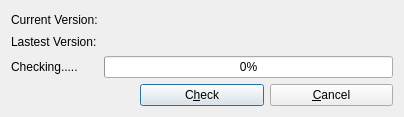
<?xml version="1.0" encoding="UTF-8"?>
<ui version="4.0">
 <class>UpdateDialog</class>
 <widget class="QDialog" name="UpdateDialog">
  <property name="geometry">
   <rect>
    <x>0</x>
    <y>0</y>
    <width>404</width>
    <height>117</height>
   </rect>
  </property>
  <property name="windowTitle">
   <string>Dialog</string>
  </property>
  <layout class="QVBoxLayout" name="verticalLayout">
   <item>
    <layout class="QGridLayout" name="gridLayout">
     <item row="0" column="0">
      <widget class="QLabel" name="label">
       <property name="text">
        <string>Current Version:</string>
       </property>
      </widget>
     </item>
     <item row="0" column="1">
      <widget class="QLabel" name="label_2">
       <property name="text">
        <string/>
       </property>
      </widget>
     </item>
     <item row="1" column="0">
      <widget class="QLabel" name="label_3">
       <property name="text">
        <string>Lastest Version:</string>
       </property>
      </widget>
     </item>
     <item row="1" column="1">
      <widget class="QLabel" name="label_4">
       <property name="text">
        <string/>
       </property>
      </widget>
     </item>
     <item row="2" column="0">
      <widget class="QLabel" name="label_5">
       <property name="text">
        <string>Checking.....</string>
       </property>
      </widget>
     </item>
     <item row="2" column="1">
      <widget class="QProgressBar" name="progressBar">
       <property name="value">
        <number>0</number>
       </property>
      </widget>
     </item>
    </layout>
   </item>
   <item>
    <layout class="QHBoxLayout" name="horizontalLayout">
     <item>
      <widget class="QLabel" name="label_6">
       <property name="text">
        <string/>
       </property>
      </widget>
     </item>
     <item>
      <widget class="QPushButton" name="pushButton">
       <property name="text">
        <string>C&amp;heck</string>
       </property>
      </widget>
     </item>
     <item>
      <widget class="QPushButton" name="pushButton_2">
       <property name="text">
        <string>&amp;Cancel</string>
       </property>
      </widget>
     </item>
    </layout>
   </item>
  </layout>
 </widget>
 <resources/>
 <connections/>
</ui>
